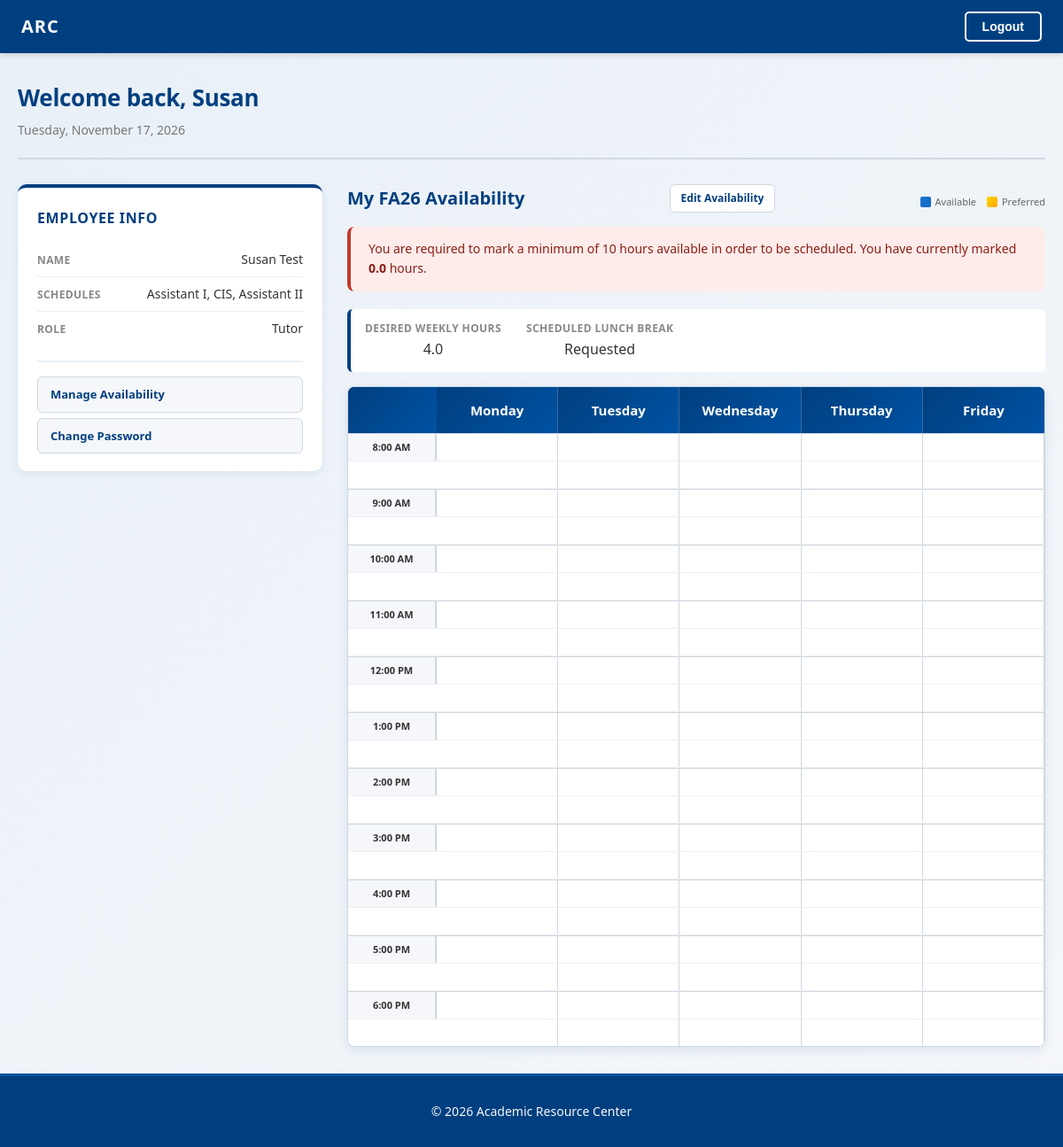
The page / (signed in) on the database its author committed.
### account/models.py (models this page shows, shortened)
class Employee(AbstractUser):
    class Role(models.TextChoices):
        ASSISTANT_I = 'ASSISTANT_I', 'Assistant I'
        ASSISTANT_II = 'ASSISTANT_II', 'Assistant II'
        TUTOR = 'TUTOR', 'Tutor'
        LIBRARY = 'LIBRARY','Library Staff'
    birth_month = models.PositiveSmallIntegerField(
        null=True, blank=True,
        choices=[(m, calendar.month_name[m]) for m in range(1, 13)],
    )
    birth_day = models.PositiveSmallIntegerField(
        null=True, blank=True,
        validators=[MinValueValidator(1), MaxValueValidator(31)],
    )
    part_time = models.BooleanField(default=True)
    role = models.CharField(
        max_length=20,
        choices=Role.choices,
        default=Role.TUTOR,
    )
    is_admin = models.BooleanField(default=False)
    availability_override_until = models.DateField(null=True, blank=True)
    availability_override_term = models.CharField(max_length=2, blank=True, default='')
    availability_override_year = models.PositiveSmallIntegerField(null=True, blank=True)

### scheduling/models.py (models this page shows, shortened)
class Schedule(models.Model):
    name = models.CharField(max_length=100, unique=True)
    color = models.CharField(max_length=7, default='#003F7F')
    schedulers = models.ManyToManyField(
        settings.AUTH_USER_MODEL,
        blank=True,
        related_name='scheduler_of'
    )
    members = models.ManyToManyField(
        settings.AUTH_USER_MODEL,
        blank=True,
        related_name='member_of'
    )
    def __str__(self):
        return self.name

class TermPreferences(models.Model):
    user = models.ForeignKey(
        settings.AUTH_USER_MODEL,
        on_delete=models.CASCADE,
        related_name='term_preferences',
    )
    term = models.CharField(max_length=2, choices=Term.choices)
    year = models.PositiveSmallIntegerField()
    desired_weekly_hours = models.FloatField(
        null=True, blank=True, validators=[MinValueValidator(0)]
    )
    wants_lunch_break = models.BooleanField(default=False)
    @classmethod
    def for_term(cls, user, term, year):
        return (
            cls.objects.filter(user=user, term=term, year=year).first()
            or cls(user=user, term=term, year=year)
        )
    class Meta:
        unique_together = ['user', 'term', 'year']
        verbose_name_plural = 'Term Preferences'

### dashboard/views.py (the view)
# urls.py: path('', views.dashboard, name='dashboard'),
@login_required
def dashboard(request):
    today = date.today()
    week_param = request.GET.get('week')
    if week_param:
        week_start = parse_date(week_param)
        if not week_start:
            week_start = _week_start(today)
    else:
        week_start = _week_start(today)
    week_dates = [week_start + timedelta(days=i) for i in range(5)]  # Mon–Fri
    prev_week = (week_start - timedelta(weeks=1)).isoformat()
    next_week = (week_start + timedelta(weeks=1)).isoformat()
    schedule_entries = list(
        ScheduleEntry.objects.filter(
            user=request.user,
            date__in=week_dates
        ).select_related('schedule').order_by('date', 'start_time')
    )
    seen_schedules = {}
    for e in schedule_entries:
        if e.schedule_id not in seen_schedules:
            seen_schedules[e.schedule_id] = {'label': e.schedule.name, 'color': e.schedule.color}
    schedule_legend = list(seen_schedules.values())
    day_hours = {}
    for d in week_dates:
        start, end, closed = hours.hours_for_date(d, request.user.role)
        day_hours[d] = {'start': start, 'end': end, 'closed': closed}
    open_hours = [(h['start'], h['end']) for h in day_hours.values() if not h['closed'] and h['start']]
    if open_hours:
        grid_start = min(h[0] for h in open_hours)
        grid_end = max(h[1] for h in open_hours)
    else:
        grid_start = time(8, 0)
        grid_end = time(17, 0)
    slots = hours.build_slots(
        grid_start, grid_end,
        hours.span_edges((h['start'], h['end'], h['closed']) for h in day_hours.values()),
    )
    avail_term, avail_year = term_for_date(week_start), week_start.year
    avail_list = list(WeeklyAvailability.objects.filter(
        user=request.user, term=avail_term, year=avail_year,
    ))
    total_availability_hours = sum(
        (a.end_time.hour * 60 + a.end_time.minute) - (a.start_time.hour * 60 + a.start_time.minute)
        for a in avail_list
    ) / 60
    grid = []
    for idx, slot in enumerate(slots):
        row = {
            'time': slot,
            'display': _slot_display(slot),
            'show_label': slot.minute == 0 or idx == 0 or slot.minute % 30 != 0,
            'schedule': {},
            'avail': {},
        }
        for d in week_dates:
            dh = day_hours[d]
            in_hours = (
                not dh['closed']
                and dh['start'] is not None
                and dh['start'] <= slot < dh['end']
            )
            blocks = [
                e for e in schedule_entries
                if e.date == d and e.start_time <= slot < e.end_time
            ]
            row['schedule'][d.isoformat()] = {'in_hours': in_hours, 'blocks': blocks, 'closed': dh['closed']}
            dow = _DOW_CODE.get(d.weekday(), '')
            avail_type = ''
            if in_hours:
                for a in avail_list:
                    if a.day_of_week == dow and a.start_time <= slot < a.end_time:
                        avail_type = a.availability_type
                        break
            row['avail'][d.isoformat()] = {'in_hours': in_hours, 'type': avail_type}
        grid.append(row)
    avail_days = [
        ('MON', 'Monday'), ('TUE', 'Tuesday'), ('WED', 'Wednesday'),
        ('THU', 'Thursday'), ('FRI', 'Friday'),
    ]
    role_weekly = hours.weekly_hours(request.user.role)
    avail_operating_hours = {
        day_code: {'start': role_weekly[day_code][0], 'end': role_weekly[day_code][1]}
        for day_code, _ in avail_days
    }
    avail_grid_start = min(v['start'] for v in avail_operating_hours.values())
    avail_grid_end = max(v['end'] for v in avail_operating_hours.values())
    avail_slots = hours.build_slots(
        avail_grid_start, avail_grid_end,
        {t for v in avail_operating_hours.values() for t in (v['start'], v['end'])},
    )
    avail_grid = []
    for idx, slot in enumerate(avail_slots):
        row = {'time': slot, 'display': _slot_display(slot), 'show_label': slot.minute == 0 or idx == 0 or slot.minute % 30 != 0, 'days': {}}
        for day_code, _ in avail_days:
            oh = avail_operating_hours[day_code]
            in_hours = oh['start'] <= slot < oh['end']
            cell_type = ''
            if in_hours:
                for a in avail_list:
                    if a.day_of_week == day_code and a.start_time <= slot < a.end_time:
                        cell_type = a.availability_type
                        break
            row['days'][day_code] = {'type': cell_type, 'in_hours': in_hours}
        avail_grid.append(row)
    days_display = []
    for d in week_dates:
        days_display.append({
            'date': d,
            'date_iso': d.isoformat(),
            'label_full': d.strftime('%A'),
            'label_short': d.strftime('%a'),
            'label_num': str(d.day),
            'month_abbr': d.strftime('%b'),
            'is_today': d == today,
            'closed': day_hours[d]['closed'],
        })
    return render(request, 'dashboard/dashboard.html', {
        'show_schedule': False,
        'grid': grid,
        'days_display': days_display,
        'avail_grid': avail_grid,
        'avail_days': avail_days,
        'total_availability_hours': total_availability_hours,
        'avail_term': avail_term, 'avail_year': avail_year,
        'avail_term_label': term_label(avail_term, avail_year),
        'term_prefs': TermPreferences.for_term(request.user, avail_term, avail_year),
        'min_availability_hours': min_availability_hours(avail_term),
        'below_min_availability': total_availability_hours < min_availability_hours(avail_term),
        'has_schedule': bool(schedule_entries),
        'schedule_legend': schedule_legend,
        'week_start': week_start,
        'week_end': week_dates[-1],
        'week_label': f"{week_start.strftime('%b')} {week_start.day} – {week_dates[-1].strftime('%b')} {week_dates[-1].day}, {week_dates[-1].year}",
        'prev_week': prev_week,
        'next_week': next_week,
        'today': today,
    })

### dashboard/templates/dashboard/dashboard.html (shortened to what this page needs)
{% extends "dashboard/base.html" %}
{% load custom_filters %}
{% block content %}
<div class="dashboard-container">
  <div class="dashboard-header">
    <div>
      <h1 class="dashboard-title">Welcome back, {{ user.first_name }}</h1>
      <p class="dashboard-subtitle">{% now "l, F j, Y" %}</p>
    </div>
  </div>
  <div class="employee-info">
    <div class="info-section">
      <h2>Employee Info</h2>
      <div class="info-fields">
        <p><span class="info-label">Name</span><span class="info-value">{{ user.first_name }} {{ user.last_name }}</span></p>
        <p><span class="info-label">Schedules</span><span class="info-value">{{ user.member_of.all|join:", " }}</span></p>
        <p><span class="info-label">Role</span><span class="info-value">{{ user.get_role_display }}</span></p>
      </div>
      <div class="card-links">
        <a href="{% url 'scheduling:manage_availability' %}" class="card-link-item">Manage Availability</a>
        <a href="{% url 'account:password_change' %}" class="card-link-item">Change Password</a>
      </div>
    </div>
    {% if show_schedule %}
    <div class="calendar-section">
      <div class="schedule-header">
        <h2>My Schedule</h2>
        <a href="{% url 'dashboard:export_ics' %}" class="btn-export-ics" title="Download all shifts as a calendar file">Export to .ics</a>
        <div class="schedule-legend">
          {% for item in schedule_legend %}
          <span class="schedule-legend-item">
            <span class="legend-pip" style="background:{{ item.color }};border:2px solid {{ item.color }};"></span>
            {{ item.label }}
          </span>
          {% endfor %}
        </div>
      </div>
      <div class="week-nav">
        <a href="?week={{ prev_week }}" class="week-nav-btn">&#8592;</a>
        <span class="week-nav-label">{{ week_label }}</span>
        <a href="?week={{ next_week }}" class="week-nav-btn">&#8594;</a>
      </div>
      {% if not has_schedule %}
      <div class="schedule-empty">
        <p>No shifts scheduled this week. Check back later or contact your scheduler.</p>
      </div>
      {% endif %}
      <div class="hourly-calendar schedule-calendar">
        <div class="calendar-header" style="grid-template-columns: 72px repeat(5, 1fr);">
          <div class="hour-column"></div>
          {% for day in days_display %}
          <div class="day-header {% if day.is_today %}day-header-today{% endif %}">
            <span class="day-full">{{ day.label_full }}</span>
            <span class="day-date-num">{{ day.month_abbr }} {{ day.label_num }}</span>
            {% if day.closed %}<span class="day-closed-tag">Closed</span>{% endif %}
          </div>
          {% endfor %}
        </div>
        <div class="calendar-grid">
          {% for row in grid %}
          <div class="calendar-row {% if row.show_label %}hour-row{% endif %}"
               style="grid-template-columns: 72px repeat(5, 1fr);">
            <div class="hour-label{% if not row.show_label %} label-hidden{% endif %}">
              {% if row.show_label %}{{ row.display }}{% endif %}
            </div>
            {% for day in days_display %}
            {% with cell=row.schedule|dict_lookup:day.date_iso %}
            <div class="hour-cell {% if day.closed %}out-of-hours day-col-closed{% elif not cell.in_hours %}out-of-hours{% endif %}">
              {% for block in cell.blocks %}
              <div class="sched-block"
                   style="background:{{ block.schedule.color }}22;border-left-color:{{ block.schedule.color }};">
                {% if block.start_time == row.time %}
                <div class="sched-block-header">
                  <span class="sched-block-title">{{ block.custom_label|default:block.schedule.name }}</span>
                  <span class="sched-block-time">{{ block.start_time|time:"g:i A" }}&ndash;{{ block.end_time|time:"g:i A" }}</span>
                </div>
                {% endif %}
              </div>
              {% endfor %}
            </div>
            {% endwith %}
            {% endfor %}
          </div>
          {% endfor %}
        </div>
      </div>
    </div>
    {% else %}
    <div class="calendar-section">
      <div class="schedule-header">
        <h2>My {{ avail_term_label }} Availability</h2>
        <a href="{% url 'scheduling:manage_availability' %}?term={{ avail_term }}&year={{ avail_year }}" class="btn-export-ics">Edit Availability</a>
        <div class="mini-avail-legend">
          <span class="mini-legend-item">
            <span class="mini-swatch" style="background:linear-gradient(135deg,#1976D2,#1565C0);"></span>Available
          </span>
          <span class="mini-legend-item">
            <span class="mini-swatch" style="background:linear-gradient(135deg,#FFD700,#FFA500);"></span>Preferred
          </span>
        </div>
      </div>
      {% if below_min_availability %}
      <div class="avail-min-hours-warning">
        You are required to mark a minimum of {{ min_availability_hours }} hours available in order to be scheduled.
        You have currently marked <strong>{{ total_availability_hours }}</strong> hour{{ total_availability_hours|pluralize }}.
      </div>
      {% endif %}
      <div class="avail-preferences-summary">
        <div class="avail-preference-field">
          <span class="info-label">Desired weekly hours</span>
          <span class="info-value">{{ term_prefs.desired_weekly_hours|default_if_none:"Not set" }}</span>
        </div>
        <div class="avail-preference-field">
          <span class="info-label">Scheduled lunch break</span>
          <span class="info-value">{{ term_prefs.wants_lunch_break|yesno:"Requested,Not requested" }}</span>
        </div>
      </div>
      <a href="{% url 'scheduling:manage_availability' %}" class="mini-calendar-link">
        <div class="avail-main-calendar hourly-calendar">
          <div class="calendar-header">
            <div class="hour-column"></div>
            {% for day_code, day_name in avail_days %}
            <div class="day-header">{{ day_name }}</div>
            {% endfor %}
          </div>
          <div class="calendar-grid">
            {% for row in avail_grid %}
            <div class="calendar-row {% if row.show_label %}hour-row{% endif %}">
              <div class="hour-label{% if not row.show_label %} label-hidden{% endif %}">
                {% if row.show_label %}{{ row.display }}{% endif %}
              </div>
              {% for day_code, day_name in avail_days %}
              {% with cell=row.days|dict_lookup:day_code %}
              <div class="hour-cell {% if not cell.in_hours %}out-of-hours{% elif cell.type == 'AVAILABLE' %}state-available{% elif cell.type == 'PREFERRED' %}state-preferred{% endif %}"></div>
              {% endwith %}
              {% endfor %}
            </div>
            {% endfor %}
          </div>
        </div>
      </a>
    </div>
    {% endif %}
  </div>
</div>
{% endblock %}

### rows shown on the page
Employee: first_name "Susan", last_name "Test", member_of.all "Assistant I, CIS, Assistant II", role "Tutor"
TermPreferences: desired_weekly_hours "4.0", wants_lunch_break "Requested"

### other values the page prints
{{ avail_term_label }} "FA26"
{{ min_availability_hours }} "10"
{{ total_availability_hours }} "0.0"
{{ day_name }} "Monday" "Tuesday" "Wednesday" "Thursday" "Friday"
{{ row.display }} "8:00 AM" "9:00 AM" "10:00 AM" "11:00 AM" "12:00 PM" "1:00 PM" "2:00 PM" "3:00 PM" "4:00 PM" "5:00 PM" "6:00 PM"
